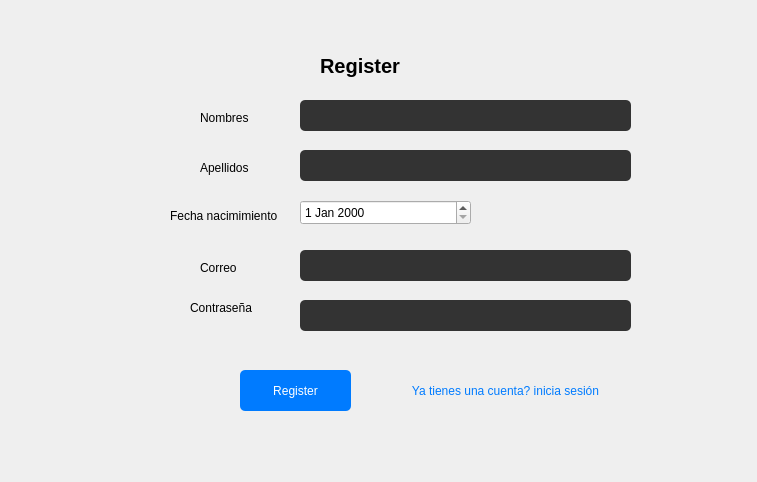
<?xml version="1.0" encoding="UTF-8"?>
<ui version="4.0">
 <class>Register</class>
 <widget class="QWidget" name="Register">
  <property name="geometry">
   <rect>
    <x>0</x>
    <y>0</y>
    <width>757</width>
    <height>482</height>
   </rect>
  </property>
  <property name="windowTitle">
   <string>Form</string>
  </property>
  <widget class="QLabel" name="label">
   <property name="geometry">
    <rect>
     <x>320</x>
     <y>50</y>
     <width>81</width>
     <height>31</height>
    </rect>
   </property>
   <property name="styleSheet">
    <string notr="true">font-size: 20px;
font: bold;</string>
   </property>
   <property name="text">
    <string>Register</string>
   </property>
  </widget>
  <widget class="QPlainTextEdit" name="name">
   <property name="geometry">
    <rect>
     <x>300</x>
     <y>100</y>
     <width>331</width>
     <height>31</height>
    </rect>
   </property>
   <property name="styleSheet">
    <string notr="true">width: 100%;
    padding: 0.75rem;
    margin: 0.75rem 0;
    border: none;
    border-radius: 5px;
    background-color: #333;
    color: #fff;
    font-size: 1rem;
    outline: none;</string>
   </property>
  </widget>
  <widget class="QLabel" name="label_2">
   <property name="geometry">
    <rect>
     <x>200</x>
     <y>110</y>
     <width>49</width>
     <height>16</height>
    </rect>
   </property>
   <property name="text">
    <string>Nombres</string>
   </property>
  </widget>
  <widget class="QPlainTextEdit" name="lastname">
   <property name="geometry">
    <rect>
     <x>300</x>
     <y>150</y>
     <width>331</width>
     <height>31</height>
    </rect>
   </property>
   <property name="styleSheet">
    <string notr="true">width: 100%;
    padding: 0.75rem;
    margin: 0.75rem 0;
    border: none;
    border-radius: 5px;
    background-color: #333;
    color: #fff;
    font-size: 1rem;
    outline: none;</string>
   </property>
  </widget>
  <widget class="QLabel" name="label_3">
   <property name="geometry">
    <rect>
     <x>200</x>
     <y>160</y>
     <width>49</width>
     <height>16</height>
    </rect>
   </property>
   <property name="text">
    <string>Apellidos</string>
   </property>
  </widget>
  <widget class="QLabel" name="label_4">
   <property name="geometry">
    <rect>
     <x>170</x>
     <y>200</y>
     <width>111</width>
     <height>31</height>
    </rect>
   </property>
   <property name="text">
    <string>Fecha nacimimiento</string>
   </property>
  </widget>
  <widget class="QPlainTextEdit" name="email">
   <property name="geometry">
    <rect>
     <x>300</x>
     <y>250</y>
     <width>331</width>
     <height>31</height>
    </rect>
   </property>
   <property name="styleSheet">
    <string notr="true">width: 100%;
    padding: 0.75rem;
    margin: 0.75rem 0;
    border: none;
    border-radius: 5px;
    background-color: #333;
    color: #fff;
    font-size: 1rem;
    outline: none;</string>
   </property>
  </widget>
  <widget class="QLabel" name="label_5">
   <property name="geometry">
    <rect>
     <x>200</x>
     <y>260</y>
     <width>49</width>
     <height>16</height>
    </rect>
   </property>
   <property name="text">
    <string>Correo</string>
   </property>
  </widget>
  <widget class="QPlainTextEdit" name="password">
   <property name="geometry">
    <rect>
     <x>300</x>
     <y>300</y>
     <width>331</width>
     <height>31</height>
    </rect>
   </property>
   <property name="styleSheet">
    <string notr="true">width: 100%;
    padding: 0.75rem;
    margin: 0.75rem 0;
    border: none;
    border-radius: 5px;
    background-color: #333;
    color: #fff;
    font-size: 1rem;
    outline: none;</string>
   </property>
  </widget>
  <widget class="QLabel" name="label_6">
   <property name="geometry">
    <rect>
     <x>190</x>
     <y>300</y>
     <width>71</width>
     <height>16</height>
    </rect>
   </property>
   <property name="text">
    <string>Contraseña</string>
   </property>
  </widget>
  <widget class="QDateEdit" name="birthday">
   <property name="geometry">
    <rect>
     <x>300</x>
     <y>200</y>
     <width>171</width>
     <height>25</height>
    </rect>
   </property>
  </widget>
  <widget class="QPushButton" name="pushButton">
   <property name="geometry">
    <rect>
     <x>240</x>
     <y>370</y>
     <width>111</width>
     <height>41</height>
    </rect>
   </property>
   <property name="styleSheet">
    <string notr="true">width: 100%;
    padding: 0.75rem;
    margin-top: 1rem;
    border: none;
    border-radius: 5px;
    background-color: #007bff;
    color: #fff;
    font-size: 1.1rem;
    </string>
   </property>
   <property name="text">
    <string>Register</string>
   </property>
   <property name="default">
    <bool>false</bool>
   </property>
   <property name="flat">
    <bool>false</bool>
   </property>
  </widget>
  <widget class="QPushButton" name="pushButton_2">
   <property name="geometry">
    <rect>
     <x>400</x>
     <y>380</y>
     <width>211</width>
     <height>21</height>
    </rect>
   </property>
   <property name="styleSheet">
    <string notr="true">width: 100%;
    padding: 0.75rem;
    margin-top: 1rem;
    border: none;
    border-radius: 5px;
    color: #007bff;
    font-size: 1.1rem;
    </string>
   </property>
   <property name="text">
    <string>Ya tienes una cuenta? inicia sesión</string>
   </property>
   <property name="default">
    <bool>false</bool>
   </property>
   <property name="flat">
    <bool>false</bool>
   </property>
  </widget>
 </widget>
 <resources/>
 <connections/>
</ui>
